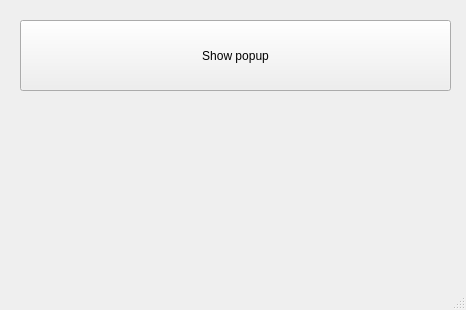
<?xml version="1.0" encoding="UTF-8"?>
<ui version="4.0">
 <class>MainWindow</class>
 <widget class="QMainWindow" name="MainWindow">
  <property name="geometry">
   <rect>
    <x>0</x>
    <y>0</y>
    <width>466</width>
    <height>310</height>
   </rect>
  </property>
  <property name="windowTitle">
   <string>MainWindow</string>
  </property>
  <widget class="QWidget" name="centralwidget">
   <widget class="QPushButton" name="pushButton">
    <property name="geometry">
     <rect>
      <x>20</x>
      <y>20</y>
      <width>431</width>
      <height>71</height>
     </rect>
    </property>
    <property name="text">
     <string>Show popup</string>
    </property>
   </widget>
  </widget>
  <widget class="QMenuBar" name="menubar">
   <property name="geometry">
    <rect>
     <x>0</x>
     <y>0</y>
     <width>466</width>
     <height>23</height>
    </rect>
   </property>
  </widget>
  <widget class="QStatusBar" name="statusbar"/>
 </widget>
 <resources/>
 <connections/>
</ui>
